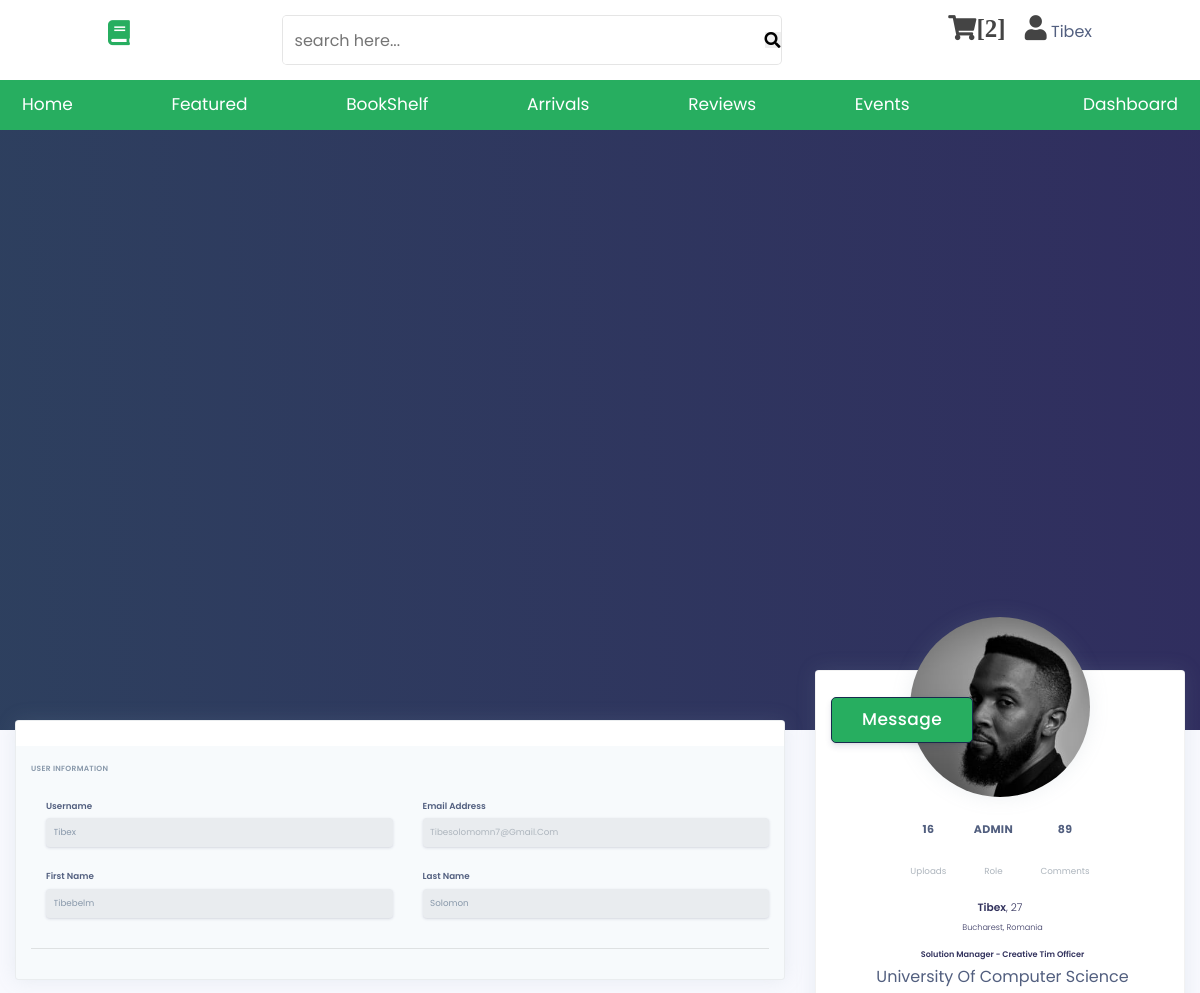
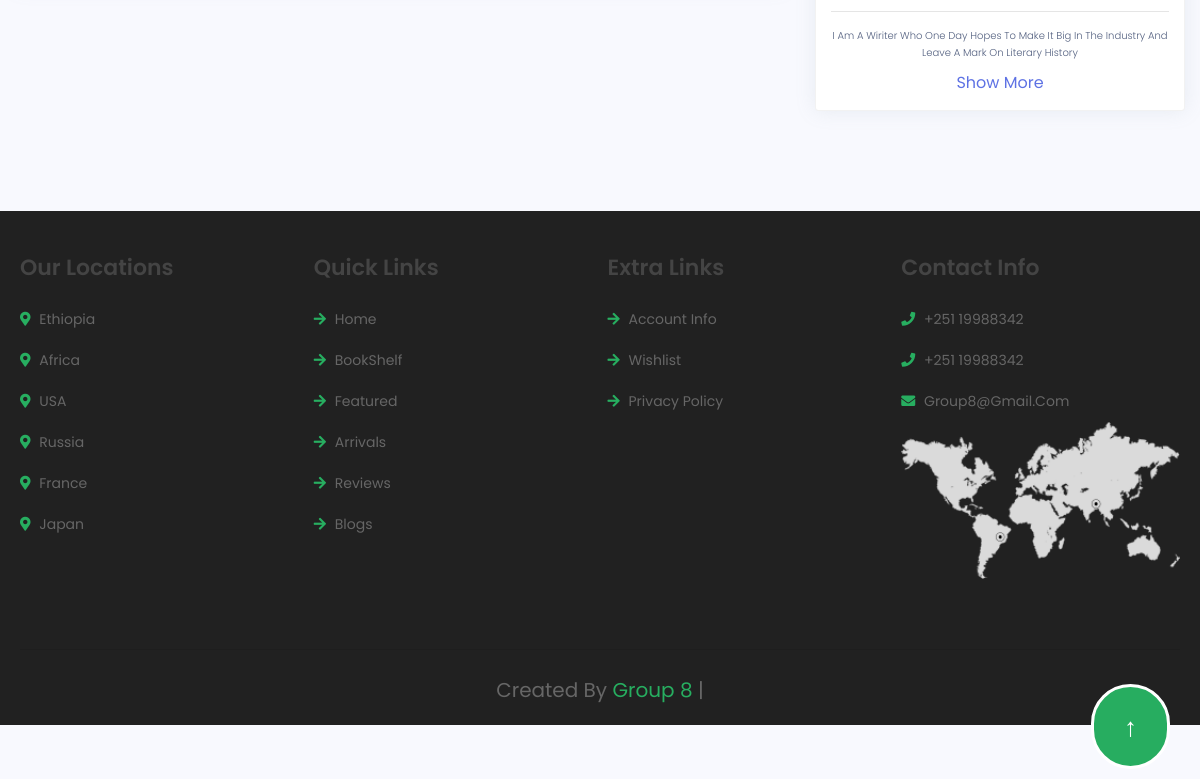
Screenshot of /public/visit profile.php?visit=Tibex (signed in) with the database file from the repository (2 pictures, top to bottom).
### tables this page shows
CREATE TABLE `user` (
  `UserID` int(11) NOT NULL,
  `UserName` varchar(100) NOT NULL,
  `Email` varchar(50) NOT NULL,
  `PhoneNumber` int(14) NOT NULL,
  `FirstName` varchar(100) NOT NULL,
  `LastName` varchar(100) NOT NULL,
  `Password` varchar(60) NOT NULL,
  `IsAdmin` varchar(5) NOT NULL DEFAULT 'User',
  `Interests` longtext NOT NULL,
  `CreditCard` int(11) NOT NULL,
  `About` varchar(200) NOT NULL,
  `Status` varchar(20) NOT NULL DEFAULT 'Active',
  `CreatedAt` date NOT NULL DEFAULT current_timestamp()
);

### lib/visit.php (called while the page is built)
<?php
if($_GET["visit"])
{
    include "../config/dbconfig.php";
    $visit = $_GET["visit"];
   $visit = $db->query("Select UserName,Email,FirstName,LastName,isAdmin,UserID FROM user WHERE UserName = '$visit'");
   $visit = mysqli_fetch_assoc($visit);
   $uploads = "SELECT COUNT(UserID) from books where UserID = $visit[UserID]";
   $uplds = mysqli_query($db,$uploads);
   $uplds  = mysqli_fetch_assoc($uplds);
   $visit["uploads"] = $uplds["COUNT(UserID)"];
}
?>

### public/visit profile.php (the view, shortened to what this page needs)
<!DOCTYPE html>
<html lang="en">
<head>
   <link rel="stylesheet" href="../css/profile2.css">
</head>
<body>
<?php
include "../inc/nav_bar.php";
?>
  <div class="main-content">
  <?php
include "../lib/visit.php";
?>
    <div class="header pb-8 pt-5 pt-lg-8 d-flex align-items-center" style="min-height: 600px;">
      <span class="mask bg-gradient-default opacity-8"></span>
      </div>
    </div>
    <div class="container-fluid mt--7">
      <div class="row">
        <div class="col-xl-4 order-xl-2 mb-5 mb-xl-0">
          <div class="card card-profile shadow">
            <div class="row justify-content-center">
              <div class="col-lg-3 order-lg-2">
                <div class="card-profile-image">
                  <a href="#">
                    <img src='../multimedia/users/<?php
                   if(!file_exists("../multimedia/users/$visit[UserID].jpg"))
                      {
                        echo("def.jpg");
                      }
                   else
                      {
                        echo  $visit["UserID"].".jpg";
                      }
                       ?>' class="rounded-circle">
                  </a>
                </div>
              </div>
            </div>
            <div class="card-header text-center border-0 pt-8 pt-md-4 pb-0 pb-md-4">
              <div class="d-flex justify-content-between">
                <a href="mailto: <?php echo $visit["Email"] ?>" class="btn btn-sm btn-default float-right">Message</a>
              </div>
            </div>
            <div class="card-body pt-0 pt-md-4">
              <div class="row">
                <div class="col">
                  <div class="card-profile-stats d-flex justify-content-center mt-md-5">
                    <div>
                      <span class="heading"><?php echo $visit["uploads"] ?></span>
                      <span class="description">Uploads</span>
                    </div>
                    <div>
                      <span class="heading">
                        <?php
                        echo  $visit["isAdmin"];
                       ?>
                      </span>
                      <span class="description">Role</span>
                    </div>
                    <div>
                      <span class="heading">89</span>
                      <span class="description">Comments</span>
                    </div>
                  </div>
                </div>
              </div>
              <div class="text-center">
                <h3>
                  <?php echo $visit["UserName"] ?><span class="font-weight-light">, 27</span>
                </h3>
                <div class="h5 font-weight-300">
                  <i class="ni location_pin mr-2"></i>Bucharest, Romania
                </div>
                <div class="h5 mt-4">
                  <i class="ni business_briefcase-24 mr-2"></i>Solution Manager - Creative Tim Officer
                </div>
                <div>
                  <i class="ni education_hat mr-2"></i>University of Computer Science
                </div>
                <hr class="my-4">
                <p><?php echo $_SESSION['about']  ?></p>
                <a href="#">Show more</a>
              </div>
            </div>
          </div>
        </div>
        <div class="col-xl-8 order-xl-1">
          <div class="card bg-secondary shadow">
            <div class="card-header bg-white border-0">
            </div>
            <div class="card-body">
                <h6 class="heading-small text-muted mb-4">User information</h6>
                <div class="pl-lg-4">
                  <div class="row">
                    <div class="col-lg-6">
                      <div class="form-group focused">
                        <label class="form-control-label" for="input-username">Username</label>
                        <input type="text" id="input-username" class="form-control form-control-alternative"readonly  placeholder="Username" value=<?php echo $visit["UserName"] ?> >
                      </div>
                    </div>
                    <div class="col-lg-6">
                      <div class="form-group">
                        <label class="form-control-label" for="input-email">Email address</label>
                        <input type="email" id="input-email" class="form-control form-control-alternative"readonly  placeholder= <?php echo $visit["Email"]?> >
                      </div>
                    </div>
                  </div>
                  <div class="row">
                    <div class="col-lg-6">
                      <div class="form-group focused">
                        <label class="form-control-label" for="input-first-name">First name</label>
                        <input type="text" id="input-first-name" class="form-control form-control-alternative"readonly  placeholder="First name" value=<?php echo $visit["FirstName"] ?>>
                      </div>
                    </div>
                    <div class="col-lg-6">
                      <div class="form-group focused">
                        <label class="form-control-label" for="input-last-name">Last name</label>
                        <input type="text" id="input-last-name" class="form-control form-control-alternative"readonly  placeholder="Last name" value= <?php echo $visit["LastName"]?>>
                      </div>
                    </div>
                  </div>
                </div>
                <hr class="my-4">
                </div>
            </div>
          </div>
        </div>
      </div>
  <?php
include "../inc/footer.php";
  ?>
</body>
</html>

### css/style.css (style rules this page uses)
:root { --green: #27ae60; --dark-color: #219150; --black: #444; --light-color: #666; --border: 0.1rem solid rgba(0, 0, 0, 0.1); --border-hover: 0.1rem solid var(--black); --box-shadow: 0 0.5rem 1rem rgba(0, 0, 0, 0.1); }
* { font-family: "Poppins", sans-serif; margin: 0; padding: 0; box-sizing: border-box; outline: none; border: none; text-decoration: none; text-transform: capitalize; transition: all 0.2s linear; transition: width none; }
html { font-size: 62.5%; overflow-x: hidden; scroll-padding-top: 5rem; scroll-behavior: smooth; }
.heading { text-align: center; margin-bottom: 2rem; position: relative; }
.heading::before { content: ""; position: absolute; top: 50%; left: 0; transform: translateY(-50%); width: 100%; height: 0.01rem; background: rgba(0, 0, 0, 0.1); z-index: -1; }
.btn { margin-top: 1rem; display: inline-block; padding: 0.9rem 3rem; border-radius: 0.5rem; color: #fff; background: var(--green); font-size: 1.7rem; cursor: pointer; font-weight: 500; }

### rows the page displays
user: IsAdmin "ADMIN", UserName "Tibex", Email "tibesolomomn7@gmail.com", FirstName "Tibebelm", LastName "Solomon"

### other values shown
$row_count "2"
$_SESSION["username"] "Tibex"
$visit["uploads"] "16"
$_SESSION['about'] "I Am A Wiriter Who One Day Hopes To Make It Big In The Industry And Leave A Mark On Literary History"
